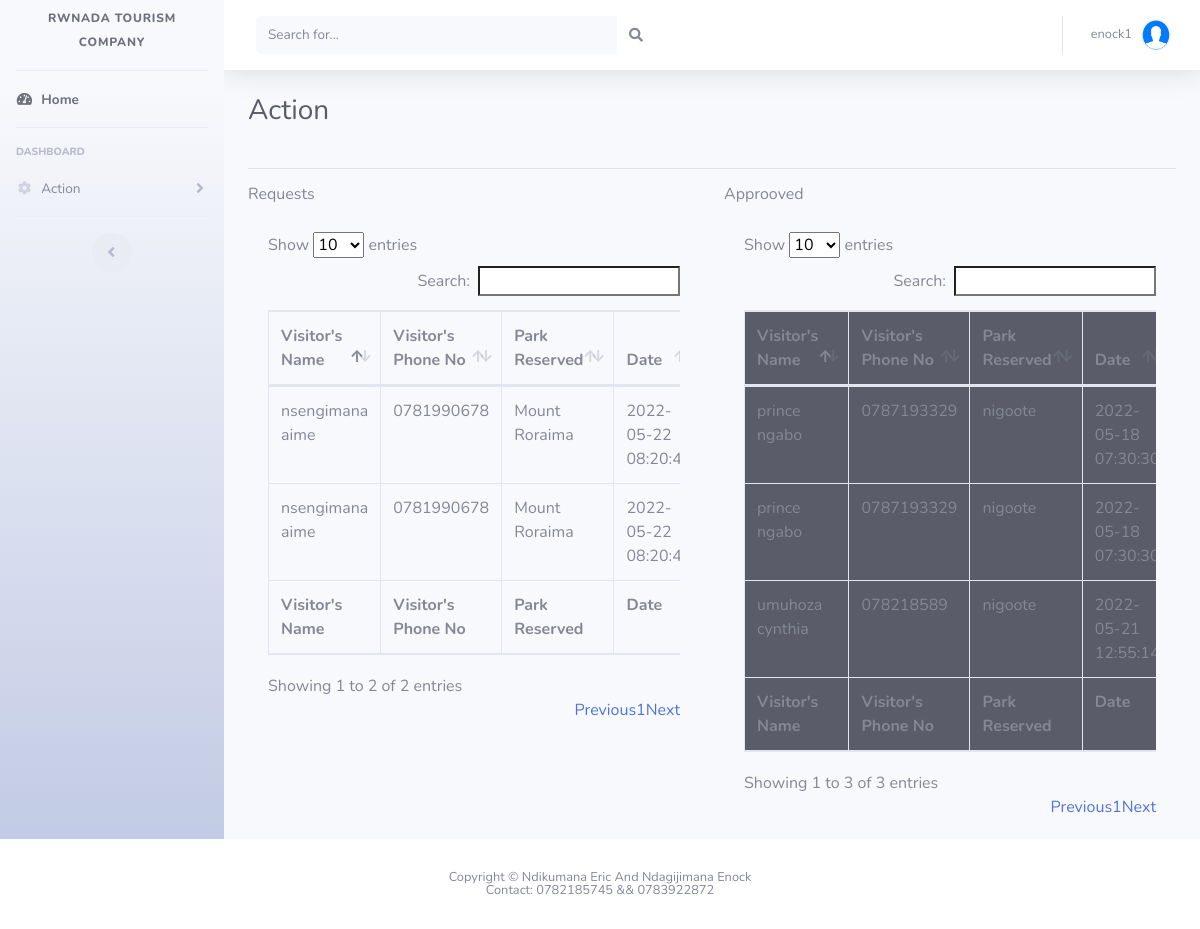
The app's page /admin/request.php (signed in) with its own data.
### tables this page shows
CREATE TABLE `tblreservation` (
  `rid` int(11) NOT NULL,
  `parkid` varchar(200) NOT NULL,
  `visitor` varchar(11) NOT NULL,
  `date` timestamp NOT NULL DEFAULT current_timestamp(),
  `Status` int(12) NOT NULL
);

CREATE TABLE `tblvisitors` (
  `vid` int(11) NOT NULL,
  `reference` varchar(11) NOT NULL,
  `firstname` varchar(45) NOT NULL,
  `lastnmae` varchar(45) NOT NULL,
  `phonenumber` varchar(18) NOT NULL,
  `email` varchar(100) NOT NULL,
  `password` varchar(200) NOT NULL,
  `status` int(3) NOT NULL,
  `vkey` int(3) NOT NULL,
  `verified` int(3) NOT NULL
);

CREATE TABLE `tblparks` (
  `id` int(11) NOT NULL,
  `name` varchar(45) NOT NULL,
  `location` varchar(45) NOT NULL,
  `imagepark` varchar(200) NOT NULL,
  `descriptions` varchar(100) NOT NULL,
  `Status` int(3) NOT NULL
);

### admin/request.php (the view, shortened to what this page needs)
<?php
include('../includes/config.php');
if (strlen($_SESSION['username']) == 0) {
    header('location:index.php');
} else {
?>
<!DOCTYPE html>
<html lang="en">
<head>
    <link href="plugins/vendor/fontawesome-free/css/all.min.css" rel="stylesheet" type="text/css">
    <link href="plugins/css/sb-admin-2.min.css" rel="stylesheet">
    <link href="https://cdn.jsdelivr.net/npm/select2@4.1.0-rc.0/dist/css/select2.min.css" rel="stylesheet" />
    <link href="vendor/datatables/dataTables.bootstrap4.min.css" rel="stylesheet">
    <link rel="stylesheet" type="text/css" href="https://cdn.datatables.net/v/dt/dt-1.11.4/datatables.min.css" />
</head>
<body id="page-top">
    <div id="wrapper">
        <?php include('includes/sidebar.php'); ?>
        <div id="content-wrapper" class="d-flex flex-column">
            <div id="content">
                <?php include('includes/topbar.php'); ?>
                <div class="container-fluid">
                    <div class="d-sm-flex align-items-center justify-content-between mb-4">
                        <h1 class="h3 mb-0 text-gray-800">Action</h1>
                    </div>
                    <div class="row">
                        <div class="col-lg-12">
                            <hr>
                            <div class="row">
                                <div class="col-sm-9 col-md-6">
                                    <h6>Requests</h6>
                                    <div class="card-body">
                                        <div class="table-responsive">
                                            <table class="table table-bordered" id="example" width="100%"
                                                cellspacing="0">
                                                <thead>
                                                    <tr>
                                                        <th>Visitor's Name</th>
                                                        <th>Visitor's Phone No</th>
                                                        <th>Park Reserved</th>
                                                        <th>Date</th>
                                                    </tr>
                                                </thead>
                                                <tfoot>
                                                    <tr>
                                                        <th>Visitor's Name</th>
                                                        <th>Visitor's Phone No</th>
                                                        <th>Park Reserved</th>
                                                        <th>Date</th>
                                                    </tr>
                                                </tfoot>
                                                <tbody>
                                                    <?php
                                                $select ="SELECT tblreservation.rid as rid,tblreservation.parkid as parkid,
                                                tblreservation.visitor as visitor, tblreservation.date as date,tblreservation.Status as Status,
                                                tblvisitors.vid as vid,tblvisitors.firstname as firstname,tblvisitors.lastnmae as lastname,
                                                tblvisitors.phonenumber as phonenumber, tblvisitors.email as email,tblparks.id as pid,
                                                tblparks.name as pname from tblreservation LEFT JOIN tblvisitors on tblreservation.visitor =tblvisitors.vid
                                                LEFT JOIN tblparks ON tblreservation.parkid = tblparks.id WHERE tblreservation.Status =?";
                                                $stSel = $dbh->prepare($select);
                                                $stSel->execute([1]);
                                                while ($row = $stSel->fetch(PDO::FETCH_OBJ)) {
                                            ?>
                                                    <tr>
                                                        <td><?php echo $row->firstname." ".$row->lastname;?></td>
                                                        <td><?php echo $row->phonenumber;?></td>
                                                        <td><?php echo $row->pname;?></td>
                                                        <td><?php echo $row->date;?></td>
                                                    </tr>
                                                    <?php
                                                }
                                            ?>
                                                </tbody>
                                            </table>
                                        </div>
                                    </div>
                                </div>
                                <div class="col-sm-9 col-md-6">
                                    <h6>Approoved</h6>
                                    <div class="card-body">
                                        <div class="table-responsive">
                                            <table class="table table-bordered bg-dark" id="example1" width="100%"
                                                cellspacing="0">
                                                <thead>
                                                    <tr>
                                                        <th>Visitor's Name</th>
                                                        <th>Visitor's Phone No</th>
                                                        <th>Park Reserved</th>
                                                        <th>Date</th>
                                                    </tr>
                                                </thead>
                                                <tfoot>
                                                    <tr>
                                                        <th>Visitor's Name</th>
                                                        <th>Visitor's Phone No</th>
                                                        <th>Park Reserved</th>
                                                        <th>Date</th>
                                                    </tr>
                                                </tfoot>
                                                <tbody>
                                                    <?php
                                                $select = "SELECT tblreservation.rid as rid,tblreservation.parkid as parkid,
                                                tblreservation.visitor as visitor, tblreservation.date as date,tblreservation.Status as Status,
                                                tblvisitors.vid as vid,tblvisitors.firstname as firstname,tblvisitors.lastnmae as lastname,
                                                tblvisitors.phonenumber as phonenumber, tblvisitors.email as email,tblparks.id as pid,
                                                tblparks.name as pname from tblreservation LEFT JOIN tblvisitors on tblreservation.visitor =tblvisitors.vid
                                                LEFT JOIN tblparks ON tblreservation.parkid = tblparks.id WHERE tblreservation.Status =?";
                                                $stSel1 = $dbh->prepare($select);
                                                $stSel1->execute([2]);
                                                while ($row = $stSel1->fetch(PDO::FETCH_OBJ)) {
                                            ?>
                                                    <tr>
                                                    <td><?php echo $row->firstname." ".$row->lastname;?></td>
                                                        <td><?php echo $row->phonenumber;?></td>
                                                        <td><?php echo $row->pname;?></td>
                                                        <td><?php echo $row->date;?></td>
                                                    </tr>
                                                    <?php
                                                }
                                            ?>
                                                </tbody>
                                            </table>
                                        </div>
                                    </div>
                                </div>
                            </div>
                        </div>
                    </div>
                </div>
            </div>
        </div>
    </div>
    <?php include('includes/footer.php'); ?>
</body>
</html>
<?php
}
?>

### admin/includes/sidebar.php (shortened to what this page needs)
<ul class="navbar-nav bg-gradient-light sidebar sidebar-light accordion" id="accordionSidebar">
    <a class="sidebar-brand d-flex align-items-center justify-content-center" href="index.html">
        <div class="sidebar-brand-text mx-3"> <sup>Rwnada Tourism company</sup></div>
    </a>
    <hr class="sidebar-divider my-0">
    <li class="nav-item active">
        <a class="nav-link" href="dashboard.php">
            <i class="fas fa-fw fa-tachometer-alt"></i>
            <span>Home</span></a>
    </li>
    <hr class="sidebar-divider">
    <div class="sidebar-heading">
        Dashboard
    </div>
    <li class="nav-item">
        <a class="nav-link collapsed" href="#" data-toggle="collapse" data-target="#collapseTwo" aria-expanded="true" aria-controls="collapseTwo">
            <i class="fas fa-fw fa-cog"></i>
            <span>Action</span>
        </a>
    </li>
    <hr class="sidebar-divider">
    <div class="text-center d-none d-md-inline">
        <button class="rounded-circle border-0" id="sidebarToggle"></button>
    </div>
</ul>

### admin/includes/topbar.php (shortened to what this page needs)
<nav class="navbar navbar-expand navbar-light bg-white topbar mb-4 static-top shadow">
    <form class="d-none d-sm-inline-block form-inline mr-auto ml-md-3 my-2 my-md-0 mw-100 navbar-search" method="POST"
        action="search.php">
        <div class="input-group">
            <input type="text" name="seatch" class="form-control bg-light border-0 small" placeholder="Search for..."
                aria-label="Search" aria-describedby="basic-addon2">
            <div class="input-group-append">
                <button class="btn" type="submit" name="searchbtn" title="searching">
                    <i class="fas fa-search fa-sm"></i>
                </button>
            </div>
        </div>
    </form>
    <ul class="navbar-nav ml-auto">
        <li class="nav-item dropdown no-arrow">
            <a class="nav-link dropdown-toggle" href="#" id="userDropdown" role="button" data-toggle="dropdown"
                aria-haspopup="true" aria-expanded="false">
                <span class="mr-2 d-none d-lg-inline text-gray-600 small"><?php echo $_SESSION['username']; ?></span>
                <img class="img-profile rounded-circle" src="images/profile.png">
            </a>
        </li>
    </ul>
</nav>

### admin/includes/footer.php
<footer class="sticky-footer bg-white">
                <div class="container my-auto">
                    <div class="copyright text-center my-auto">
                        <span>Copyright &copy; Ndikumana Eric And Ndagijimana Enock</span><br>
                        <span>Contact: 0782185745 && 0783922872</span>
                    </div>
                </div>
            </footer>

### records on screen
tblreservation: tblvisitors.firstname "nsengimana", tblvisitors.lastnmae "aime", tblvisitors.phonenumber "0781990678", parkid.name "Mount Roraima", date "2022-05-22…"
tblreservation: tblvisitors.firstname "nsengimana", tblvisitors.lastnmae "aime", tblvisitors.phonenumber "0781990678", parkid.name "Mount Roraima", date "2022-05-22…"
tblreservation: tblvisitors.firstname "prince", tblvisitors.lastnmae "ngabo", tblvisitors.phonenumber "0787193329", parkid.name "nigoote", date "2022-05-18…"
tblreservation: tblvisitors.firstname "prince", tblvisitors.lastnmae "ngabo", tblvisitors.phonenumber "0787193329", parkid.name "nigoote", date "2022-05-18…"
tblreservation: tblvisitors.firstname "umuhoza", tblvisitors.lastnmae "cynthia", tblvisitors.phonenumber "078218589", parkid.name "nigoote", date "2022-05-21…"

### other values on screen
$_SESSION['username'] "enock1"
